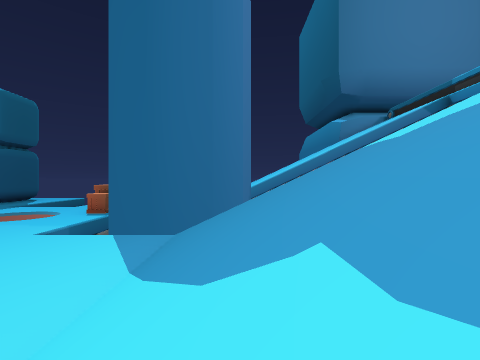
View 1 (above)

24 first-person views from a walk through a scene from a Unity 3-D project. The camera is 1.2 m above the floor, looks level and sees 85° across. The floor is counted in squares, 2.25 m on a side. Each view is taken from the middle of a square. On the plan, view 1 faces up. The plan holds only what a view shows up to about 9 squares ahead; the rest is blank. The place goes on beyond the plan. The player character is not drawn. Some animated figures are not drawn.

View 2
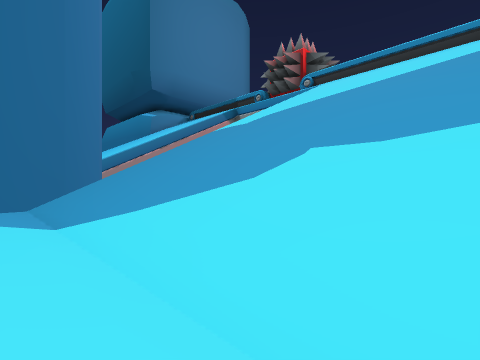

View 3
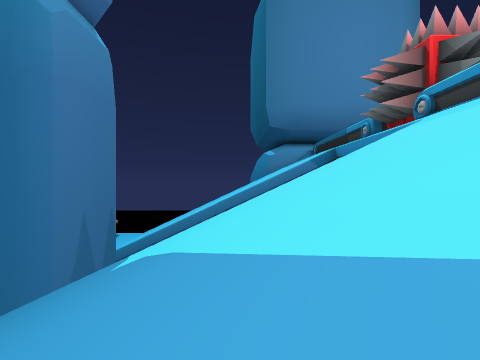

View 4
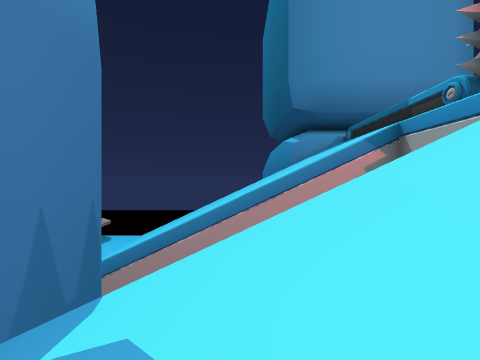

View 5
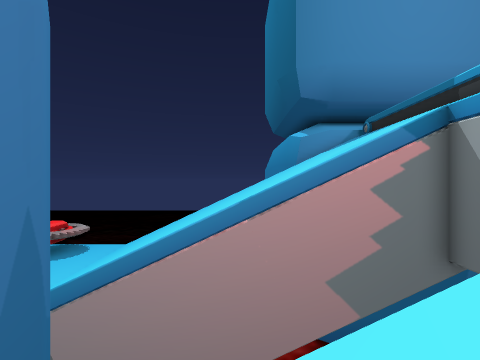

View 6
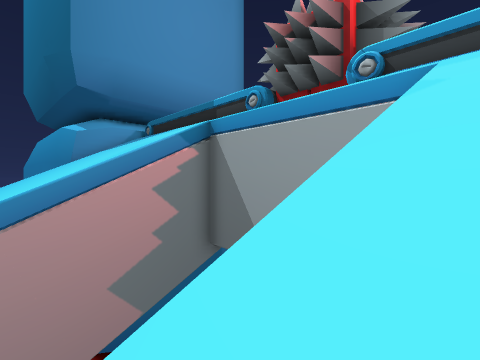

View 7
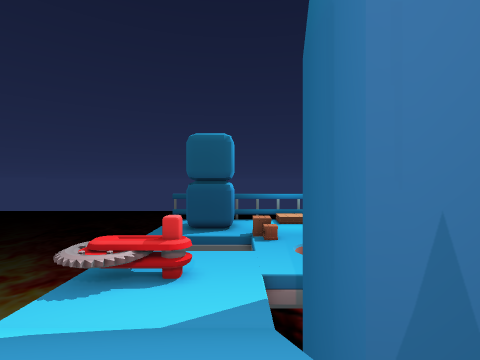

View 8
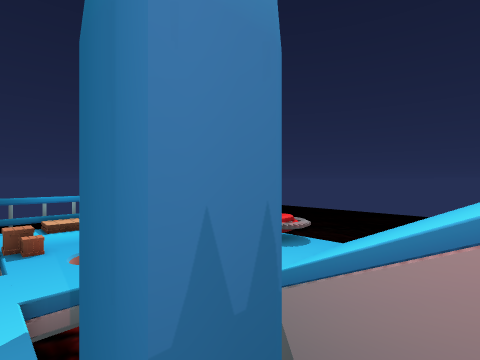

View 9
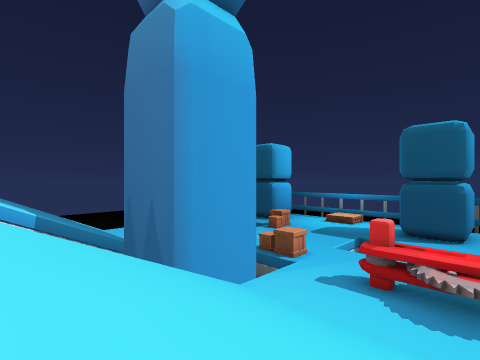

View 10
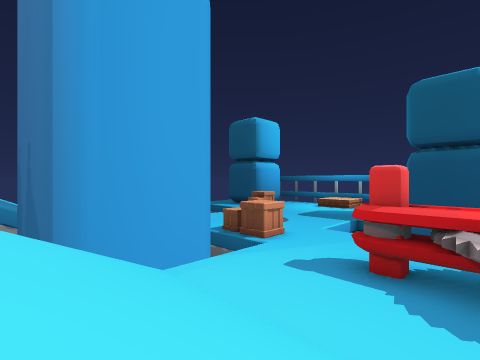

View 11
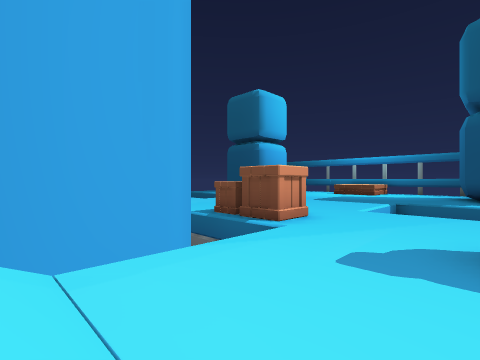

View 12
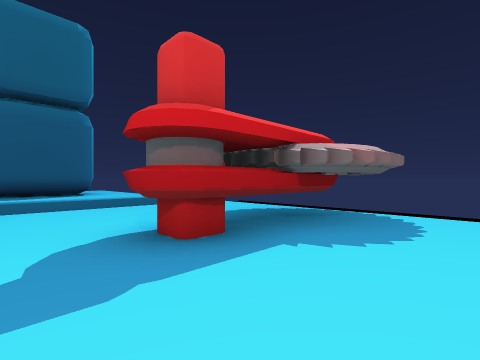

View 13
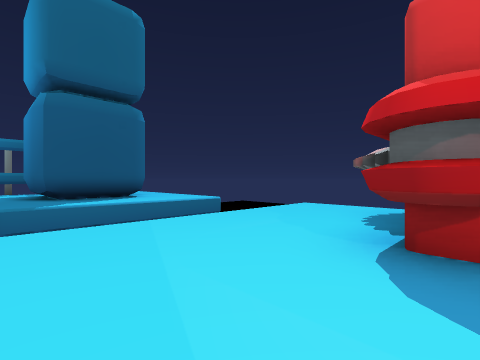

View 14
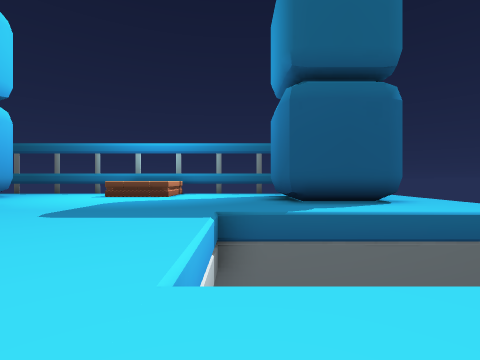

View 15
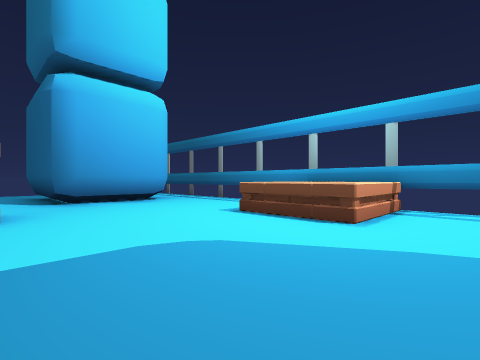

View 16
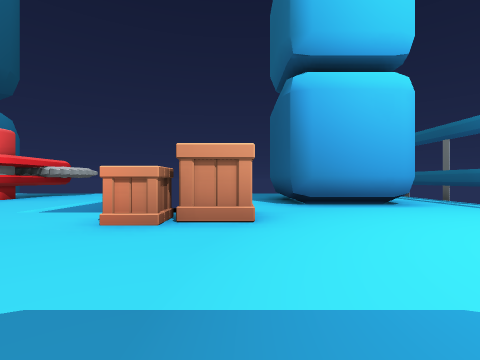

View 17
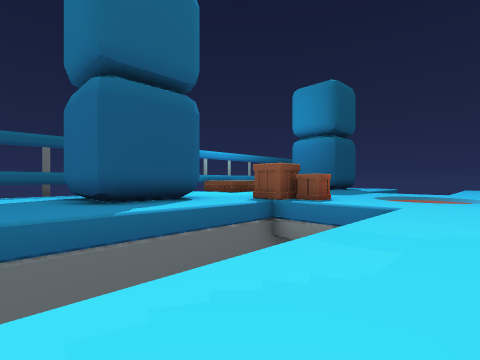

View 18
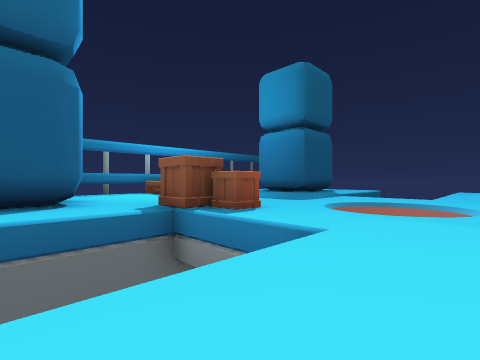

View 19
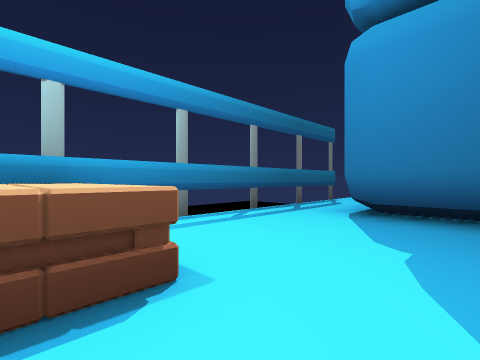

View 20
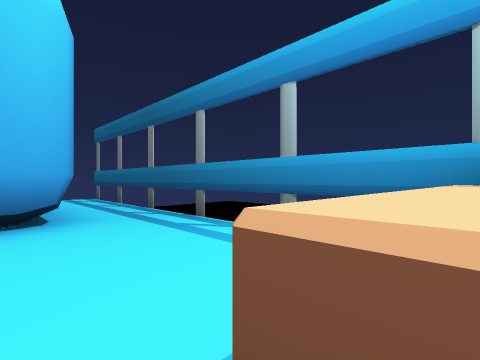

View 21
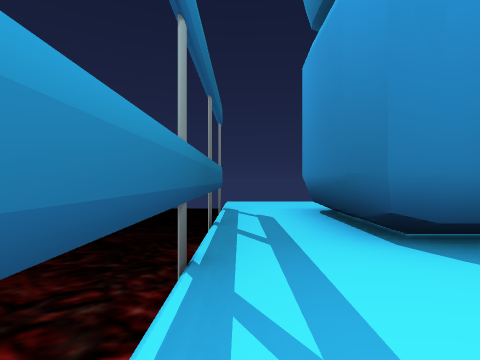

View 22
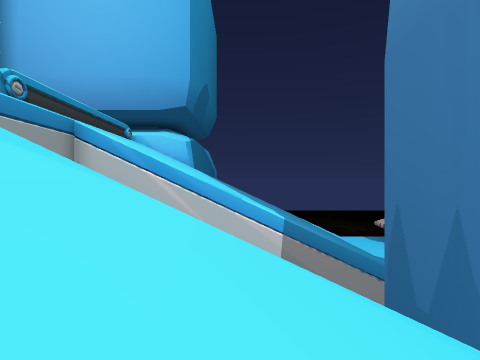

View 23
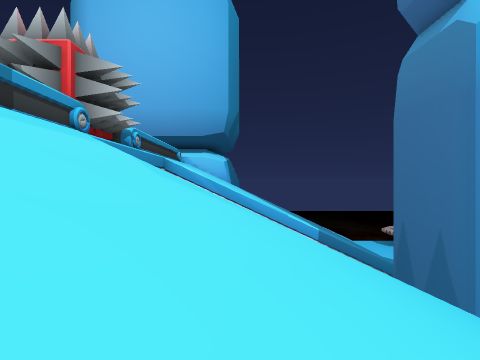

View 24
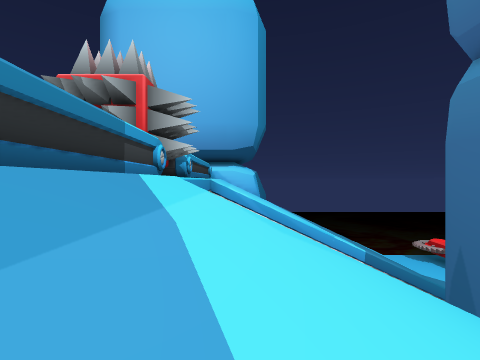

### Floor plan
Key: @ floor where view 1 was taken; # wall or solid block; x gap in a wall; . floor; / step, stairs or slope; ≈ liquid the walk keeps out of; ^ raised ledge; v drop or lower ground; O other object.
Columns run from 17 left of view 1 to 11 right of it. Each row starts with its distance up from view 1.
 17  ......v  .. ##.     /// /
 16 x.. #..v  ..###.///////////
 15 #.# ##.v  ..#O..///////////#
 14 #.####.v  ...#..///////////#
 13 #..##..v  ......///////////#
 12 #......vvv......///////////#
 11 #...........#vvvvv        v#
 10 #...........#v####        v##
  9  ^^......≈≈..v   #        v##
  8  ^^......≈≈..v   #        v##
  7 #............v####        v#
  6 #.....##.....vvvvvvvvvvvvvv#
  5 #......v  ......///////////#
  4 #.####.v  ......///////////
  3 #. ###.v  ..#O..//////////
  2 #. ###.v  ..##..///////////
  1 #......v  ..##..///////////#
  0 x. ....v   . #../@///////

Where each view was taken, in squares from view 1:
view 1: 0 up, 0 right, facing up
view 2: 0 up, 2 left, facing up-right
view 3: 0 up, 5 right, facing up
view 4: 3 up, 4 right, facing up
view 5: 5 up, 4 right, facing up
view 6: 5 up, 4 right, facing up-right
view 7: 5 up, 4 right, facing left
view 8: 5 up, 4 right, facing up-left
view 9: 17 up, 4 right, facing down-left
view 10: 16 up, 1 right, facing down-left
view 11: 14 up, 1 left, facing down-left
view 12: 13 up, 2 left, facing up-left
view 13: 12 up, 4 left, facing up-left
view 14: 12 up, 6 left, facing left
view 15: 11 up, 11 left, facing down-left
view 16: 10 up, 11 left, facing down
view 17: 0 up, 6 left, facing up-left
view 18: 3 up, 6 left, facing up-left
view 19: 9 up, 13 left, facing up-left
view 20: 8 up, 14 left, facing down-left
view 21: 11 up, 16 left, facing up
view 22: 14 up, 4 right, facing down
view 23: 17 up, 6 right, facing down
view 24: 17 up, 8 right, facing down
